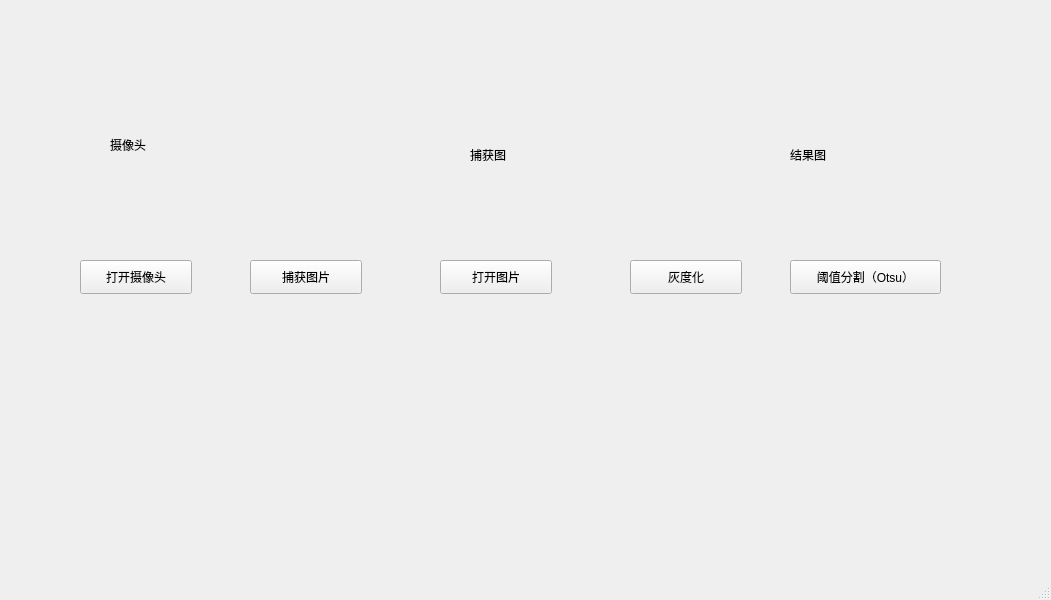
<?xml version="1.0" encoding="UTF-8"?>
<ui version="4.0">
 <class>MainWindow</class>
 <widget class="QMainWindow" name="MainWindow">
  <property name="geometry">
   <rect>
    <x>0</x>
    <y>0</y>
    <width>1051</width>
    <height>600</height>
   </rect>
  </property>
  <property name="windowTitle">
   <string>MainWindow</string>
  </property>
  <widget class="QWidget" name="centralwidget">
   <widget class="QLabel" name="labelCamera">
    <property name="geometry">
     <rect>
      <x>110</x>
      <y>70</y>
      <width>150</width>
      <height>150</height>
     </rect>
    </property>
    <property name="text">
     <string>摄像头</string>
    </property>
   </widget>
   <widget class="QLabel" name="labelCapture">
    <property name="geometry">
     <rect>
      <x>470</x>
      <y>80</y>
      <width>150</width>
      <height>150</height>
     </rect>
    </property>
    <property name="text">
     <string>捕获图</string>
    </property>
   </widget>
   <widget class="QLabel" name="labelResult">
    <property name="geometry">
     <rect>
      <x>790</x>
      <y>80</y>
      <width>150</width>
      <height>150</height>
     </rect>
    </property>
    <property name="text">
     <string>结果图</string>
    </property>
   </widget>
   <widget class="QPushButton" name="btnOpenCamera">
    <property name="geometry">
     <rect>
      <x>80</x>
      <y>260</y>
      <width>112</width>
      <height>34</height>
     </rect>
    </property>
    <property name="text">
     <string>打开摄像头</string>
    </property>
   </widget>
   <widget class="QPushButton" name="btnCapture">
    <property name="geometry">
     <rect>
      <x>250</x>
      <y>260</y>
      <width>112</width>
      <height>34</height>
     </rect>
    </property>
    <property name="text">
     <string>捕获图片</string>
    </property>
   </widget>
   <widget class="QPushButton" name="btnReadImage">
    <property name="geometry">
     <rect>
      <x>440</x>
      <y>260</y>
      <width>112</width>
      <height>34</height>
     </rect>
    </property>
    <property name="text">
     <string>打开图片</string>
    </property>
   </widget>
   <widget class="QPushButton" name="btnGray">
    <property name="geometry">
     <rect>
      <x>630</x>
      <y>260</y>
      <width>112</width>
      <height>34</height>
     </rect>
    </property>
    <property name="text">
     <string>灰度化</string>
    </property>
   </widget>
   <widget class="QPushButton" name="btnThreshold">
    <property name="geometry">
     <rect>
      <x>790</x>
      <y>260</y>
      <width>151</width>
      <height>34</height>
     </rect>
    </property>
    <property name="text">
     <string>阈值分割（Otsu）</string>
    </property>
   </widget>
  </widget>
  <widget class="QMenuBar" name="menubar">
   <property name="geometry">
    <rect>
     <x>0</x>
     <y>0</y>
     <width>1051</width>
     <height>30</height>
    </rect>
   </property>
  </widget>
  <widget class="QStatusBar" name="statusbar"/>
 </widget>
 <resources/>
 <connections>
  <connection>
   <sender>btnOpenCamera</sender>
   <signal>clicked()</signal>
   <receiver>MainWindow</receiver>
   <slot>btnOpenCamera_Clicked()</slot>
   <hints>
    <hint type="sourcelabel">
     <x>117</x>
     <y>295</y>
    </hint>
    <hint type="destinationlabel">
     <x>207</x>
     <y>250</y>
    </hint>
   </hints>
  </connection>
  <connection>
   <sender>btnCapture</sender>
   <signal>clicked()</signal>
   <receiver>MainWindow</receiver>
   <slot>btnCapture_Clicked()</slot>
   <hints>
    <hint type="sourcelabel">
     <x>311</x>
     <y>303</y>
    </hint>
    <hint type="destinationlabel">
     <x>355</x>
     <y>393</y>
    </hint>
   </hints>
  </connection>
  <connection>
   <sender>btnReadImage</sender>
   <signal>clicked()</signal>
   <receiver>MainWindow</receiver>
   <slot>btnReadImage_Clicked()</slot>
   <hints>
    <hint type="sourcelabel">
     <x>485</x>
     <y>305</y>
    </hint>
    <hint type="destinationlabel">
     <x>462</x>
     <y>246</y>
    </hint>
   </hints>
  </connection>
  <connection>
   <sender>btnGray</sender>
   <signal>clicked()</signal>
   <receiver>MainWindow</receiver>
   <slot>btnGray_Clicked()</slot>
   <hints>
    <hint type="sourcelabel">
     <x>686</x>
     <y>313</y>
    </hint>
    <hint type="destinationlabel">
     <x>727</x>
     <y>392</y>
    </hint>
   </hints>
  </connection>
  <connection>
   <sender>btnThreshold</sender>
   <signal>clicked()</signal>
   <receiver>MainWindow</receiver>
   <slot>btnThreshold_Clicked()</slot>
   <hints>
    <hint type="sourcelabel">
     <x>858</x>
     <y>302</y>
    </hint>
    <hint type="destinationlabel">
     <x>985</x>
     <y>265</y>
    </hint>
   </hints>
  </connection>
 </connections>
 <slots>
  <slot>btnOpenCamera_Clicked()</slot>
  <slot>btnCapture_Clicked()</slot>
  <slot>btnReadImage_Clicked()</slot>
  <slot>btnGray_Clicked()</slot>
  <slot>btnThreshold_Clicked()</slot>
 </slots>
</ui>
